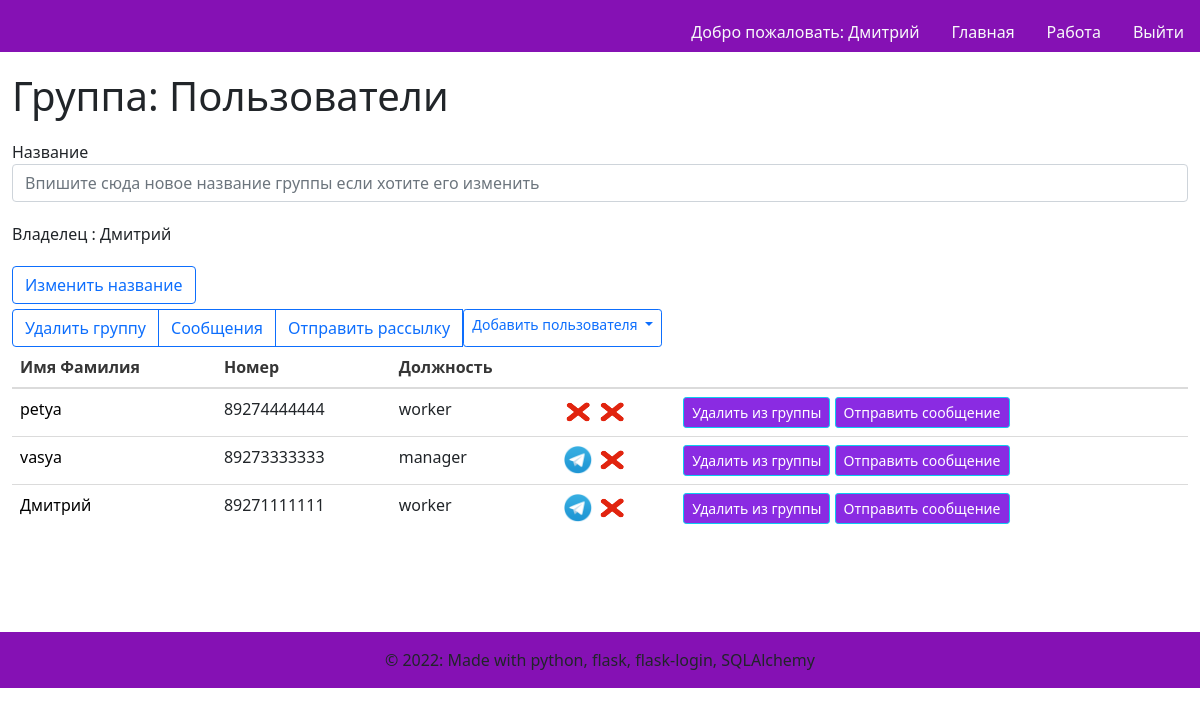
The page /3/editgroup (signed in) on the database its author committed.
### models.py (models this page shows)
class User(UserMixin, db.Model):
    id = db.Column(db.Integer,
                   nullable=False,
                   unique=True,
                   primary_key=True,
                   autoincrement=True)  # primary keys are required by SQLAlchemy
    password = db.Column(db.String(100))  # пароль есть только у администраторов и модераторов
    name = db.Column(db.String(100))  # имя фамилия
    phone_number = db.Column(db.String(11), unique=True)  # номер телефона
    vk_authorized = db.Column(db.Boolean, default=False)  # авторизован вк или нет
    tlg_authorized = db.Column(db.Boolean, default=False)  # авторизован в телеграм или нет
    status = db.Column(db.String(30))  # статус пользователя(ожидает подтверждения\в архиве\подтвержден)
    app_role = db.Column(db.String(20))  # роль в приложении(админ, модератор, пользователь)
    organisation_role = db.Column(db.String(100))  # должность в организации
    tlg_chat_id = db.Column(db.Integer, default=-1)
    vk_chat_id = db.Column(db.Integer, default=-1)

class Group(db.Model):
    id = db.Column(db.Integer,
                   nullable=False,
                   unique=True,
                   primary_key=True,
                   autoincrement=True)  # primary keys are required by SQLAlchemy
    name = db.Column(db.String(100), unique=True)  # название группы
    owner_id = db.Column(db.Integer, db.ForeignKey('user.id'))  # идентификатор создателя или владельца
    owner = db.relationship('User', backref='owner', lazy='subquery')

### groups.py (the view)
@groups.route('/<int:id>/editgroup')
@login_required
def editgroup(id):
    group = Group.query.filter_by(id=id).first()
    if current_user.app_role != ADMIN and current_user.id != group.owner_id:
        flash(f'Только модератор группы и администраторы могут просматривать информацию о группе {group.name}!')
        return redirect(url_for('main.workallusers'))
    owner = User.query.filter_by(id=group.owner_id).first()
    relations = db.session.query(users_groups_relations).filter_by(group_id=group.id).all()
    group_users = []
    for row in relations:
        group_users.append(row.user_id)
    users = User.query.filter(User.id.in_(group_users)).order_by(User.name).all()
    not_in_group = User.query.filter(User.id.not_in(group_users),
                                     User.status.in_([WAITING_RESTORE, WAITING_CONFIRMENT, CONFIRMED])).order_by(
        User.name).all()
    return render_template('editgroup.html', group=group, owner=owner, users=users, not_in_group=not_in_group)

### templates/editgroup.html (shortened to what this page needs)
{% extends "base.html" %}
{% block content %}
    <h1>Группа: {{ group.name }}</h1>
    <form method="post">
        <div class="form-group" style="margin-top: 20px">
            <label for="title">Название</label>
            <input type="text" name="new_group_name"
                   placeholder="Впишите сюда новое название группы если хотите его изменить" class="form-control"
                   value="{{ request.form['new_group_name'] }}"></input>
        </div>
        <div class="form-group" style="margin-top: 20px">
            <label for="content">Владелец : {{ owner.name }}</label>
        </div>
        <div class="form-group" style="margin-top: 20px">
            <button type="submit" class="btn btn-outline-primary">Изменить название</button>
        </div>
    </form>
    <div class="btn-group" role="group" aria-label="Basic outlined example" style="margin-top: 5px; margin-right: 10px">
        <a class="btn btn-outline-primary" href="{{url_for('groups.deletegroup', id=group.id)}}" role="button">Удалить группу</a>
        <a class="btn btn-outline-primary" href="{{ url_for('messages.groupmessages', id=group.id) }}" role="button">Сообщения</a>
        <a class="btn btn-outline-primary" href="{{ url_for('messages.groupmessage', id=group.id) }}" role="button">Отправить рассылку</a>
        <div class="dropdown">
          <a class="btn btn-outline-primary btn-sm dropdown-toggle"
             href="#" role="button" id="dropdownMenuLink"
             data-bs-toggle="dropdown"
             aria-expanded="false">
            Добавить пользователя
          </a>
        </div>
    </div>
    <table class="table table-hover">
      <thead>
        <tr>
          <th scope="col">Имя Фамилия</th>
          <th scope="col">Номер</th>
          <th scope="col">Должность</th>
            <th scope="col"></th>
          <th scope="col"></th>
        </tr>
      </thead>
        <tbody>
            {%for user in users%}
            <tr>
              <td scope="row">
                  <a class="text-decoration-none" style="color: black"
                     href="{{ url_for('users.edituser', id=user['id']) }}">
                  {{ user['name'] }}</a></td>
              <td>{{ user['phone_number'] }}</td>
              <td>{{ user['organisation_role'] }}</td>
              <td>
                  {% if user['tlg_authorized'] %}
                      <img src="../static/images/tg.png" alt="TG" class="img-rounded" style="height:30px; width:30px"/>
                  {% else %}
                      <img src="../static/images/none.png" alt="" class="img-rounded" style="height:30px; width:30px"/>
                  {% endif %}
                  {% if user['vk_authorized'] %}
                      <img src="../static/images/vk.png" alt="VK" class="img-rounded" style="height:30px; width:30px"/>
                  {% else %}
                      <img src="../static/images/none.png" alt="" class="img-rounded" style="height:30px; width:30px"/>
                  {% endif %}
              </td>
              <td>
                    <a class="btn btn-info btn-sm" style="background-color:blueviolet; color:white" href="{{ url_for('groups.removeuser', user_id=user['id'], group_id=group.id) }}">
                        Удалить из группы
                    </a>
                    <a class="btn btn-info btn-sm" style="background-color:blueviolet; color:white" href="{{ url_for('messages.usermessage', id=user['id']) }}">
                        Отправить сообщение
                    </a>
              </td>
            </tr>
              {%endfor%}
        </tbody>
    </table>
{% endblock %}

### templates/base.html (shortened to what this page needs)
<!DOCTYPE html>
<html>
<head>
    <link rel="stylesheet" href="https://cdnjs.cloudflare.com/ajax/libs/bulma/0.7.2/css/bulma.min.css" />
    <link href="https://cdn.jsdelivr.net/npm/bootstrap@5.1.3/dist/css/bootstrap.min.css" rel="stylesheet">
    <link rel="stylesheet" href="../static/css/preloader.css"/>
</head>
<body class="loader-body" style="background-color: #ffffff; height: inherit">
            <nav class="d-none page-header navbar navbar-light sticky-top" style="background-color: #8511b4;">
                <div class="container-fluid ">
                    <ul class="nav nav-pills position-absolute bottom-0 end-0">
                        {% if current_user.is_authenticated %}
                        <li class="nav-item">
                            <a class="nav-link text-light" style="color: black"
                                        href="{{ url_for('users.edituser', id=current_user.id) }}">
                                Добро пожаловать: {{ current_user.name }}
                            </a>
                         </li>
                        {% endif %}
                        <li class="nav-item" >
                            <a href="{{ url_for('main.index') }}" class="nav-link text-light">
                                Главная
                            </a>
                        </li>
                        {% if current_user.is_authenticated %}
                        <li class="nav-item">
                            <a href="{{ url_for('main.workallusers') }}" class="nav-link text-light">
                                Работа
                            </a>
                        </li>
                        {% endif %}
                        {% if current_user.is_authenticated %}
                        <li class="nav-item">
                            <a href="{{ url_for('auth.logout') }}" class="nav-link text-light">
                                Выйти
                            </a>
                        </li>
                        {% endif %}
                    </ul>
                </div>
            </nav>
            <div class="d-none page-main container-fluid" style="height: 82%">
                   {% block content %}
                   {% endblock %}
            </div>
            <footer class="d-none page-footer font-small blue" style="background-color: #8511b4; margin-top: 100px">
              <div class="footer-copyright text-center py-3">© 2022: Made with python, flask, flask-login, SQLAlchemy
              </div>
            </footer>
    </body>
</html>

### rows shown on the page
User: name "Дмитрий", phone_number "89271111111", organisation_role "worker", tlg_authorized True (drawn), vk_authorized False (drawn)
Group: name "Пользователи"
User: name "petya", phone_number "89274444444", organisation_role "worker", tlg_authorized False (drawn), vk_authorized False (drawn)
User: name "vasya", phone_number "89273333333", organisation_role "manager", tlg_authorized True (drawn), vk_authorized False (drawn)
